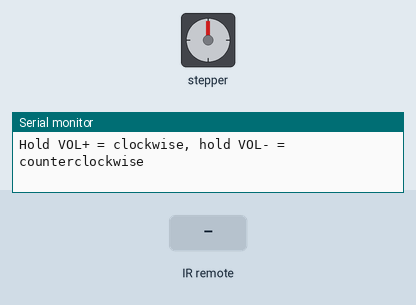
Bench run of a sketch on a simulated ESP32. Shown: stepper motor, the last lines printed to the serial monitor. Wiring (inferred from the names in the program): IR receiver: data GPIO 25. Inputs (shaded band) come from the test bench. Stepper angles assume 2048 steps per turn.

Above: at 1.2 s.
1.3 s: infrared code 0xFF629D received
At 2.0 s:
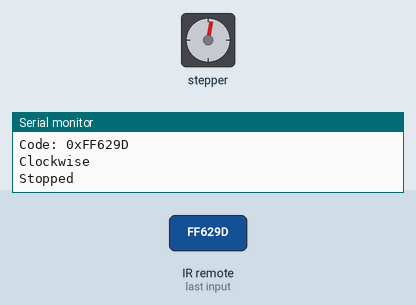
3.0 s: infrared code 0xFFA857 received
At 3.9 s:
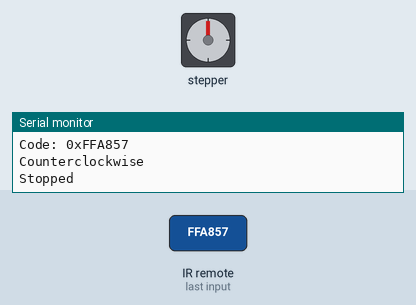
4.5 s: infrared code 0xFFA857 received
At 5.6 s:
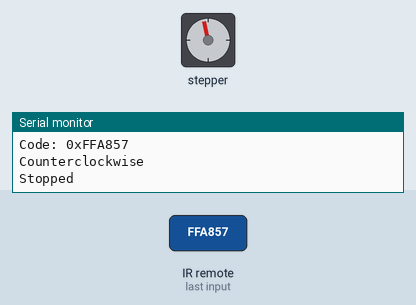
Timing chart, 0 to 7.5 s (numbered marks = the images above; inputs shaded):
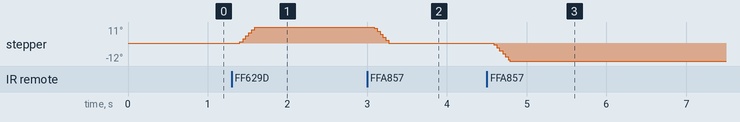

Measured:
- after the input at 1.3 s, stepper: turns 11° clockwise in 0.18 s, starting after 0.10 s
- after the input at 3.0 s, stepper: turns 11° counter-clockwise in 0.18 s, starting after 0.09 s
- after the input at 4.5 s, stepper: turns 12° counter-clockwise in 0.20 s, starting after 0.09 s

The sketch:

stepper_motor_withIR.ino
```cpp
#include <Stepper.h>

// ---------------- Wiring ----------------
//   IR receiver: S -> GPIO25, + -> ESP32 3V3, - -> GND
//   ULN2003:     IN1 -> GPIO16, IN2 -> GPIO17, IN3 -> GPIO18, IN4 -> GPIO19
//                + / - -> power supply module 5 V rail / GND rail
//   ESP32 GND -> GND rail (common ground)

const int IR_PIN = 25;

const int IN1 = 16;
const int IN2 = 17;
const int IN3 = 18;
const int IN4 = 19;

// ---------------- Stepper parameters ----------------
// Steps for one turn of the output shaft in full-step mode:
// 32 steps per motor revolution x ~64:1 gearbox = 2048
// (the real ratio is 63.68:1, so 2048 is ~0.5% more than one exact turn)
const int stepsPerRevolution = 2048;

// Output shaft speed in rpm. Above ~15 rpm the motor tends to skip steps
// or just vibrate, because the coils can't build up current fast enough.
const int rpm = 10;

// Time between two steps at this speed:
// 60 s / (2048 steps * 10 rpm) = ~2929 us
const unsigned long STEP_INTERVAL_US =
    60UL * 1000000UL / ((unsigned long)stepsPerRevolution * rpm);

// The Stepper library energizes pins in the order: pin1, pin2, pin3, pin4.
// The 28BYJ-48 coil order requires IN1, IN3, IN2, IN4 to get the correct
// sequence; with IN1-IN2-IN3-IN4 the motor vibrates instead of turning.
Stepper myStepper(stepsPerRevolution, IN1, IN3, IN2, IN4);

// ---------------- Remote codes ----------------
const unsigned long CODE_VOL_UP   = 0xFF629D;
const unsigned long CODE_VOL_DOWN = 0xFFA857;

// While a button is held, the remote sends a repeat frame every ~108 ms.
// If no frame arrives for this long, the button is considered released.
const unsigned long RELEASE_TIMEOUT_MS = 200;

// ---------------- State ----------------
bool isRunning = false;         // true while a direction button is held
int direction = 1;              // +1 = clockwise, -1 = counterclockwise
unsigned long lastCmdTime = 0;  // millis() of the last code or repeat frame
unsigned long lastStepTime = 0; // micros() of the last motor step

// Result of one attempt to decode an NEC frame
enum IrResult { IR_NONE, IR_CODE, IR_REPEAT };

// Measures how long the IR pin stays at 'level'.
// Returns the duration in us, or 0 if it exceeds 'timeout'.
unsigned long readPulse(int level, unsigned long timeout = 20000) {
  unsigned long start = micros();
  while (digitalRead(IR_PIN) == level) {
    if (micros() - start > timeout) return 0;
  }
  return micros() - start;
}

// Decodes one NEC frame. Call it when the IR pin has just gone LOW.
// The receiver output is inverted: LOW = IR burst received, HIGH = silence.
//
// Full frame:   9 ms LOW, 4.5 ms HIGH, then 32 bits
//               (each bit: 560 us LOW + 560 us HIGH = 0, or 1680 us HIGH = 1)
// Repeat frame: 9 ms LOW, 2.25 ms HIGH, 560 us LOW, no data
//               (sent every ~108 ms while the button is held)
IrResult readNEC(unsigned long &code) {
  // Leader: 9 ms LOW (accepted 8-10 ms)
  unsigned long lowTime = readPulse(LOW);
  if (lowTime < 8000 || lowTime > 10000) return IR_NONE;

  // The HIGH after the leader tells repeat frames from full frames
  unsigned long highTime = readPulse(HIGH);
  if (highTime >= 1800 && highTime <= 2700) return IR_REPEAT;  // ~2.25 ms
  if (highTime < 4000 || highTime > 5000) return IR_NONE;      // ~4.5 ms

  // 32 data bits, shifted in MSB-first
  // (this gives the same codes as the remote test sketch, e.g. 0xFF629D)
  code = 0;
  for (int i = 0; i < 32; i++) {
    unsigned long bitLow = readPulse(LOW);       // ~560 us
    if (bitLow < 400 || bitLow > 700) return IR_NONE;

    unsigned long bitHigh = readPulse(HIGH);     // ~560 us = 0, ~1680 us = 1
    if (bitHigh == 0) return IR_NONE;

    code <<= 1;
    if (bitHigh > 1000) code |= 1;
  }
  return IR_CODE;
}

// Switches all coils off: no current, no heat, no holding torque.
void releaseCoils() {
  digitalWrite(IN1, LOW);
  digitalWrite(IN2, LOW);
  digitalWrite(IN3, LOW);
  digitalWrite(IN4, LOW);
}

void setup() {
  pinMode(IR_PIN, INPUT);  // the receiver module drives the line, no pull-up needed
  // The Stepper constructor already set IN1-IN4 as outputs
  releaseCoils();
  Serial.begin(9600);
  Serial.println("Hold VOL+ = clockwise, hold VOL- = counterclockwise");
}

void loop() {
  // ---- 1. IR input ----
  // The pin is polled every loop iteration. Since stepping never blocks
  // (see section 2), the start of the 9 ms leader is caught in time.
  if (digitalRead(IR_PIN) == LOW) {
    unsigned long code;
    IrResult result = readNEC(code);

    if (result == IR_CODE) {
      Serial.print("Code: 0x");
      Serial.println(code, HEX);

      if (code == CODE_VOL_UP) {
        direction = 1;
        isRunning = true;
        lastCmdTime = millis();
        Serial.println("Clockwise");
      } else if (code == CODE_VOL_DOWN) {
        direction = -1;
        isRunning = true;
        lastCmdTime = millis();
        Serial.println("Counterclockwise");
      }
    } else if (result == IR_REPEAT && isRunning) {
      // Button still held: keep running in the same direction
      lastCmdTime = millis();
    }
  }

  // ---- 2. Motor ----
  if (isRunning) {
    if (millis() - lastCmdTime > RELEASE_TIMEOUT_MS) {
      // No frame for 200 ms: button released
      isRunning = false;
      releaseCoils();
      Serial.println("Stopped");
    } else if (micros() - lastStepTime >= STEP_INTERVAL_US) {
      // One step only when it's due. step(1) then returns immediately,
      // instead of busy-waiting ~2.9 ms inside the library, so the loop
      // keeps polling the IR pin between steps.
      lastStepTime = micros();
      myStepper.step(direction);
    }
  }
}
```
